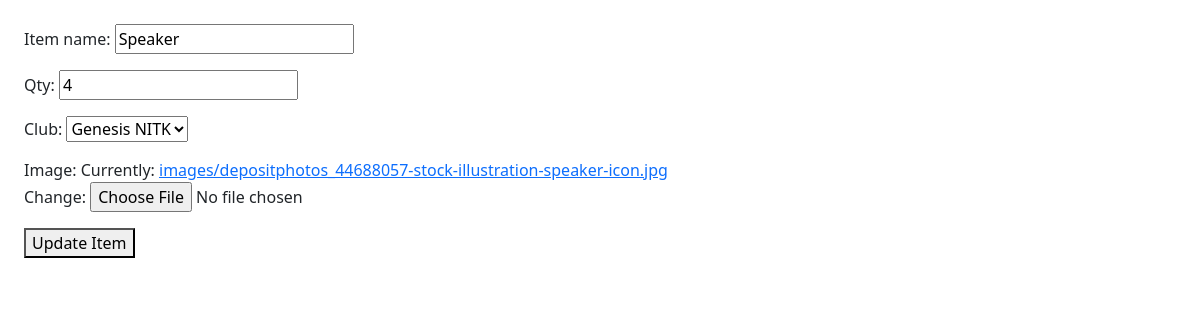
Page /item_update/5/1 (signed in) on the earlier database version.
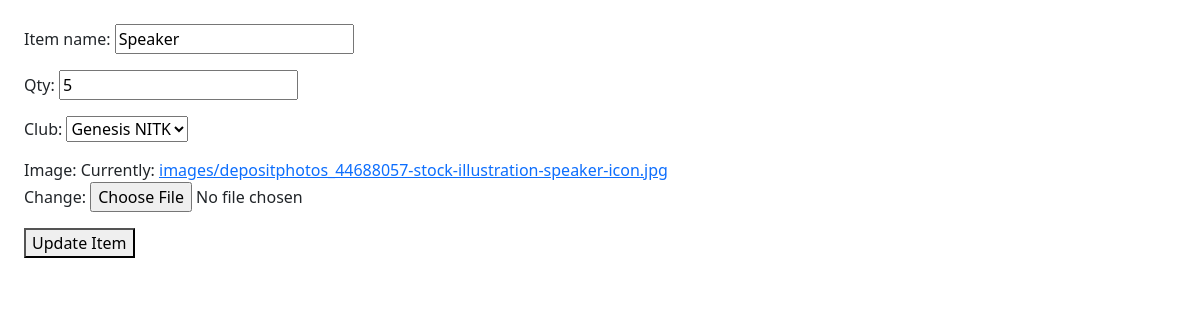
Same page on the later database version.
### base/models.py (models this page shows, shortened)
class Item(models.Model):
    item_name = models.CharField(max_length=100)
    qty = models.IntegerField()
    club = models.ForeignKey(Club, blank=True, null = True, on_delete=models.CASCADE)
    image = models.ImageField(upload_to="images/", default = "")

### base/views.py (the view)
# urls.py: path("item_update/<int:item_id>/<int:pk>", views.item_update, name="item_update"),
@login_required(login_url='login')
@user_passes_test(admin_or_convenor_check, login_url='error_page')
def item_update(request, item_id, pk):
    if admin_check(request.user) or request.user.club_set.first().id == pk:
        item = Item.objects.get(id = item_id)
        form = ItemForm(instance = item)
        form.fields['club'].queryset = Club.objects.filter(id = item.club.id)
        if request.method == 'POST':
            form = ItemForm(request.POST, request.FILES, instance = item)
            if form.is_valid():
                item.save()
                return redirect(reverse('items_view', args=[item.club.id]))
        context = {'form':form}
        return render(request, 'item_update.html',context)
    else:
        return redirect('error_page')

### base/forms.py
class ItemForm(forms.ModelForm):
    class Meta:
        model = Item
        fields = '__all__'

### base/models.py (called while the page is built)
    def __str__(self):
        return self.club_name

### base/views.py (called while the page is built)
def admin_check(user):
    return user.info.designation == 'Admin'

def admin_or_convenor_check(user):
    return (user.info.designation == 'Convenor' or user.info.designation == 'Admin')

### base/templates/item_update.html (shortened to what this page needs)
<!DOCTYPE html>
<html lang="en">
<head>
    <link href="https://cdn.jsdelivr.net/npm/bootstrap@5.0.1/dist/css/bootstrap.min.css" rel="stylesheet"
>
    <link rel="stylesheet" href="https://cdnjs.cloudflare.com/ajax/libs/font-awesome/4.7.0/css/font-awesome.min.css">
</head>
<body>
    <div class="mx-4 my-4">
        <form action="" method="POST" enctype="multipart/form-data">
            {{form.as_p}}
            <button type="submit">Update Item</button>
        </form>
    </div>
</body>
</html>

Differences in the rows shown:
changed Item "Speaker": qty "4" → "5"
